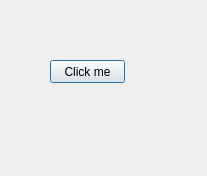
<?xml version="1.0" encoding="UTF-8"?>
<ui version="4.0">
 <class>Dialog</class>
 <widget class="QDialog" name="Dialog">
  <property name="geometry">
   <rect>
    <x>0</x>
    <y>0</y>
    <width>207</width>
    <height>176</height>
   </rect>
  </property>
  <property name="windowTitle">
   <string>Dialog</string>
  </property>
  <widget class="QPushButton" name="pushButton">
   <property name="geometry">
    <rect>
     <x>50</x>
     <y>60</y>
     <width>75</width>
     <height>23</height>
    </rect>
   </property>
   <property name="text">
    <string>Click me</string>
   </property>
  </widget>
 </widget>
 <layoutdefault spacing="6" margin="11"/>
 <resources/>
 <connections/>
</ui>
